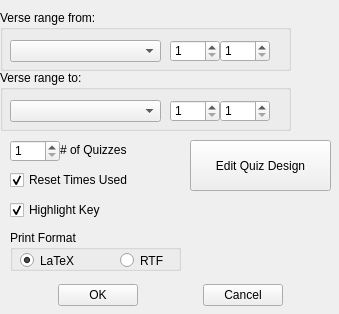
<?xml version="1.0" encoding="UTF-8"?>
<ui version="4.0">
 <class>quizdlg</class>
 <widget class="QWidget" name="quizdlg">
  <property name="geometry">
   <rect>
    <x>0</x>
    <y>0</y>
    <width>339</width>
    <height>314</height>
   </rect>
  </property>
  <property name="minimumSize">
   <size>
    <width>250</width>
    <height>110</height>
   </size>
  </property>
  <property name="windowTitle">
   <string>Make Quizzes</string>
  </property>
  <widget class="QCheckBox" name="TimesUsedCheckBox">
   <property name="geometry">
    <rect>
     <x>10</x>
     <y>170</y>
     <width>171</width>
     <height>20</height>
    </rect>
   </property>
   <property name="text">
    <string>Reset Times Used</string>
   </property>
   <property name="checked">
    <bool>true</bool>
   </property>
  </widget>
  <widget class="QLabel" name="textLabel1">
   <property name="geometry">
    <rect>
     <x>60</x>
     <y>140</y>
     <width>121</width>
     <height>20</height>
    </rect>
   </property>
   <property name="text">
    <string># of Quizzes</string>
   </property>
   <property name="wordWrap">
    <bool>false</bool>
   </property>
  </widget>
  <widget class="QSpinBox" name="QuizSpinBox">
   <property name="geometry">
    <rect>
     <x>10</x>
     <y>140</y>
     <width>50</width>
     <height>22</height>
    </rect>
   </property>
   <property name="minimum">
    <number>1</number>
   </property>
   <property name="maximum">
    <number>10</number>
   </property>
  </widget>
  <widget class="QWidget" name="layout1">
   <property name="geometry">
    <rect>
     <x>0</x>
     <y>280</y>
     <width>341</width>
     <height>30</height>
    </rect>
   </property>
   <layout class="QHBoxLayout">
    <property name="leftMargin">
     <number>0</number>
    </property>
    <property name="topMargin">
     <number>0</number>
    </property>
    <property name="rightMargin">
     <number>0</number>
    </property>
    <property name="bottomMargin">
     <number>0</number>
    </property>
    <item>
     <spacer>
      <property name="orientation">
       <enum>Qt::Horizontal</enum>
      </property>
      <property name="sizeType">
       <enum>QSizePolicy::Expanding</enum>
      </property>
      <property name="sizeHint" stdset="0">
       <size>
        <width>20</width>
        <height>20</height>
       </size>
      </property>
     </spacer>
    </item>
    <item>
     <widget class="QPushButton" name="OkButton">
      <property name="text">
       <string>OK</string>
      </property>
     </widget>
    </item>
    <item>
     <spacer>
      <property name="orientation">
       <enum>Qt::Horizontal</enum>
      </property>
      <property name="sizeType">
       <enum>QSizePolicy::Expanding</enum>
      </property>
      <property name="sizeHint" stdset="0">
       <size>
        <width>40</width>
        <height>20</height>
       </size>
      </property>
     </spacer>
    </item>
    <item>
     <widget class="QPushButton" name="CancelButton">
      <property name="text">
       <string>Cancel</string>
      </property>
     </widget>
    </item>
    <item>
     <spacer>
      <property name="orientation">
       <enum>Qt::Horizontal</enum>
      </property>
      <property name="sizeType">
       <enum>QSizePolicy::Expanding</enum>
      </property>
      <property name="sizeHint" stdset="0">
       <size>
        <width>20</width>
        <height>20</height>
       </size>
      </property>
     </spacer>
    </item>
   </layout>
  </widget>
  <widget class="QGroupBox" name="fromBox">
   <property name="geometry">
    <rect>
     <x>0</x>
     <y>10</y>
     <width>291</width>
     <height>61</height>
    </rect>
   </property>
   <property name="title">
    <string>Verse range from:</string>
   </property>
   <widget class="QSpinBox" name="verse1">
    <property name="geometry">
     <rect>
      <x>220</x>
      <y>30</y>
      <width>50</width>
      <height>22</height>
     </rect>
    </property>
    <property name="minimum">
     <number>1</number>
    </property>
   </widget>
   <widget class="QComboBox" name="book1">
    <property name="geometry">
     <rect>
      <x>10</x>
      <y>30</y>
      <width>151</width>
      <height>22</height>
     </rect>
    </property>
   </widget>
   <widget class="QSpinBox" name="chapter1">
    <property name="geometry">
     <rect>
      <x>170</x>
      <y>30</y>
      <width>50</width>
      <height>22</height>
     </rect>
    </property>
    <property name="minimum">
     <number>1</number>
    </property>
   </widget>
  </widget>
  <widget class="QGroupBox" name="ToBox">
   <property name="geometry">
    <rect>
     <x>0</x>
     <y>70</y>
     <width>291</width>
     <height>61</height>
    </rect>
   </property>
   <property name="title">
    <string>Verse range to:</string>
   </property>
   <widget class="QSpinBox" name="verse2">
    <property name="geometry">
     <rect>
      <x>220</x>
      <y>30</y>
      <width>50</width>
      <height>22</height>
     </rect>
    </property>
    <property name="minimum">
     <number>1</number>
    </property>
   </widget>
   <widget class="QComboBox" name="book2">
    <property name="geometry">
     <rect>
      <x>10</x>
      <y>30</y>
      <width>151</width>
      <height>22</height>
     </rect>
    </property>
   </widget>
   <widget class="QSpinBox" name="chapter2">
    <property name="geometry">
     <rect>
      <x>170</x>
      <y>30</y>
      <width>50</width>
      <height>22</height>
     </rect>
    </property>
    <property name="minimum">
     <number>1</number>
    </property>
   </widget>
  </widget>
  <widget class="QPushButton" name="editQuizButton">
   <property name="geometry">
    <rect>
     <x>190</x>
     <y>140</y>
     <width>141</width>
     <height>51</height>
    </rect>
   </property>
   <property name="text">
    <string>Edit Quiz Design</string>
   </property>
  </widget>
  <widget class="QLabel" name="statusLabel">
   <property name="geometry">
    <rect>
     <x>170</x>
     <y>200</y>
     <width>171</width>
     <height>20</height>
    </rect>
   </property>
   <property name="text">
    <string/>
   </property>
   <property name="wordWrap">
    <bool>false</bool>
   </property>
  </widget>
  <widget class="QGroupBox" name="formatGroupBox">
   <property name="geometry">
    <rect>
     <x>10</x>
     <y>230</y>
     <width>171</width>
     <height>41</height>
    </rect>
   </property>
   <property name="title">
    <string>Print Format</string>
   </property>
   <widget class="QRadioButton" name="LaTeXradioButton">
    <property name="geometry">
     <rect>
      <x>10</x>
      <y>20</y>
      <width>91</width>
      <height>21</height>
     </rect>
    </property>
    <property name="text">
     <string>LaTeX</string>
    </property>
    <property name="checked">
     <bool>true</bool>
    </property>
   </widget>
   <widget class="QRadioButton" name="RTFradioButton">
    <property name="geometry">
     <rect>
      <x>110</x>
      <y>20</y>
      <width>61</width>
      <height>21</height>
     </rect>
    </property>
    <property name="text">
     <string>RTF</string>
    </property>
   </widget>
  </widget>
  <widget class="QCheckBox" name="HighlightKeyCheckBox">
   <property name="geometry">
    <rect>
     <x>10</x>
     <y>200</y>
     <width>151</width>
     <height>20</height>
    </rect>
   </property>
   <property name="text">
    <string>Highlight Key</string>
   </property>
   <property name="checked">
    <bool>true</bool>
   </property>
  </widget>
 </widget>
 <layoutdefault spacing="6" margin="11"/>
 <pixmapfunction>qPixmapFromMimeSource</pixmapfunction>
 <resources/>
 <connections>
  <connection>
   <sender>OkButton</sender>
   <signal>clicked()</signal>
   <receiver>quizdlg</receiver>
   <slot>OkButton_clicked()</slot>
   <hints>
    <hint type="sourcelabel">
     <x>138</x>
     <y>284</y>
    </hint>
    <hint type="destinationlabel">
     <x>20</x>
     <y>20</y>
    </hint>
   </hints>
  </connection>
  <connection>
   <sender>CancelButton</sender>
   <signal>clicked()</signal>
   <receiver>quizdlg</receiver>
   <slot>cancel_clicked()</slot>
   <hints>
    <hint type="sourcelabel">
     <x>281</x>
     <y>284</y>
    </hint>
    <hint type="destinationlabel">
     <x>216</x>
     <y>245</y>
    </hint>
   </hints>
  </connection>
  <connection>
   <sender>editQuizButton</sender>
   <signal>clicked()</signal>
   <receiver>quizdlg</receiver>
   <slot>editQuiz_clicked()</slot>
   <hints>
    <hint type="sourcelabel">
     <x>264</x>
     <y>172</y>
    </hint>
    <hint type="destinationlabel">
     <x>259</x>
     <y>282</y>
    </hint>
   </hints>
  </connection>
 </connections>
 <slots>
  <slot>cancel_clicked()</slot>
  <slot>editQuiz_clicked()</slot>
 </slots>
</ui>
